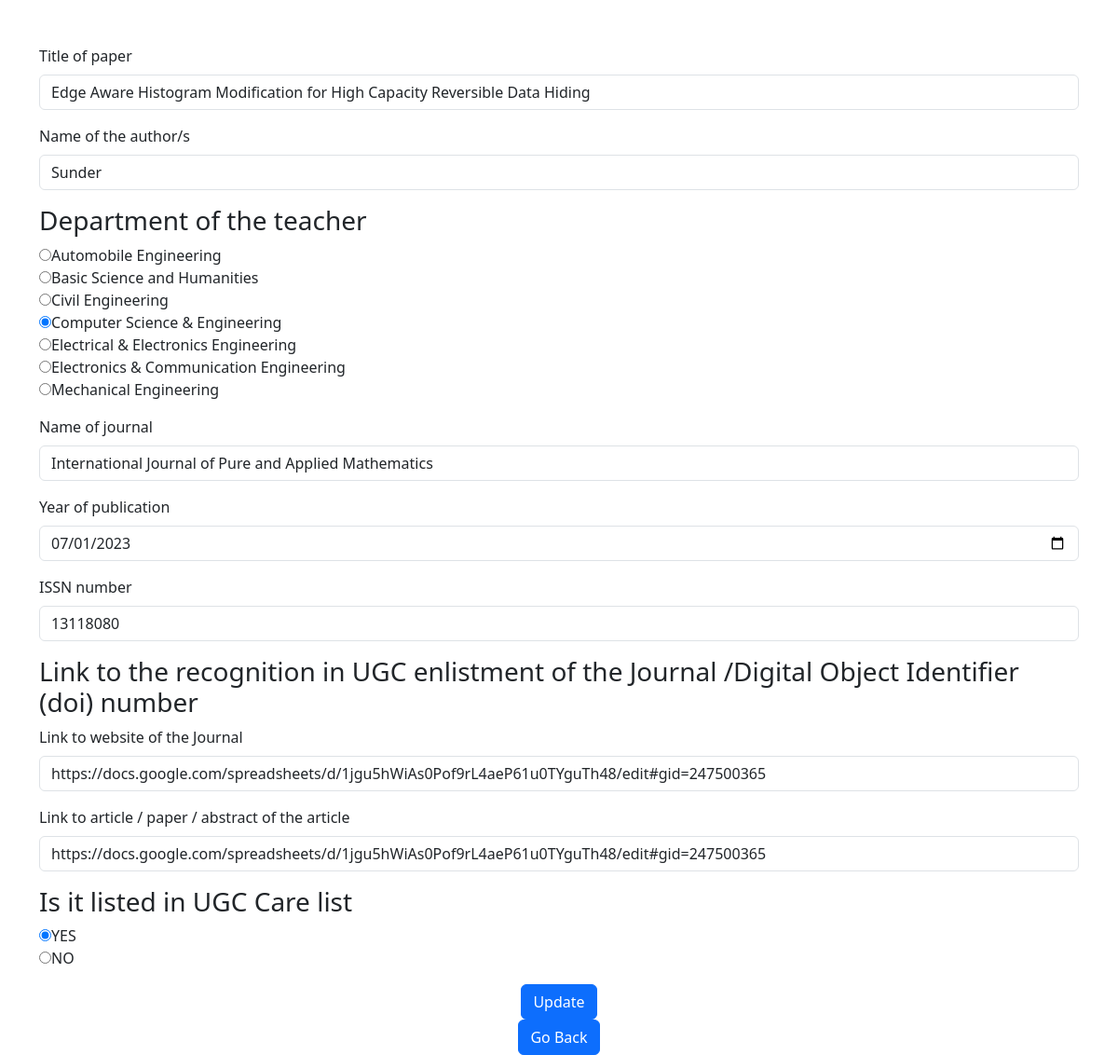
The app's page /edit331/15 with its own data.
### View/models.py (models this page shows)
class Details3_3_1(models.Model):
    Title_of_paper = models.CharField(max_length=200)
    Name_of_the_authors = models.CharField(max_length=200)
    Department_of_the_teacher = models.CharField(max_length=60, choices=(("Automobile Engineering", "Automobile Engineering"), ("Basic Science and Humanities", "Basic Science and Humanities"), ("Civil Engineering", "Civil Engineering"), ("Computer Science & Engineering", "Computer Science & Engineering"), ("Electrical & Electronics Engineering", "Electrical & Electronics Engineering"), ("Electronics & Communication Engineering", "Electronics & Communication Engineering"), ("Mechanical Engineering", "Mechanical Engineering")))
    Name_of_journal = models.CharField(max_length=200)
    Year_of_publication = models.DateField(default=0)
    ISSN_number = models.IntegerField(default=0)
    Link_to_website_of_the_Journal = models.URLField(default=None)
    Link_to_article_paper_abstract_of_the_article = models.URLField(default=None)
    Is_it_listed_in_UGC_Care_list = models.CharField(max_length=5, choices=(("YES", "YES"), ("NO", "NO")))
    Uploaded_by = models.CharField(max_length=50)

### View/views.py (the view, shortened to what this page needs)
# urls.py: path('edit331/<int:id>', views.edit331, name='331edit'),
def edit331(request, id):
    d331 = Details3_3_1.objects.get(id=id)
    return render(request,'View/331edit.html',{'d331' : d331})

### View/Templates/View/331edit.html (shortened to what this page needs)
<!DOCTYPE html>
<html lang="en">
<head>
        <link href="https://cdn.jsdelivr.net/npm/bootstrap@5.3.0-alpha1/dist/css/bootstrap.min.css" rel="stylesheet">
</head>
<body>
<div class="container mt-5">
<form method="POST">
<div class="mb-3">
  <label for="Title of paper" class="form-label">Title of paper</label>
  <input type="text" class="form-control" id="Title of paper" name="Title_of_paper" value="{{ d331.Title_of_paper }}">
</div>
<div class="mb-3">
  <label for="Name of the author/s" class="form-label">Name of the author/s</label>
  <input type="text" class="form-control" id="Name of the author/s" name="Name_of_the_author/s" value="{{ d331.Name_of_the_authors }}">
</div>
<div class="mb-3">
    <h3>Department of the teacher</h3>
        <input type="radio" id="Automobile Engineering" name="radiobutton3.2.2"  value="Automobile Engineering" {% if d331.Department_of_the_teacher == "Automobile Engineering" %}checked{% endif %}>Automobile Engineering<br>
    <input type="radio" id="Basic Science and Humanities" name="radiobutton3.2.2" value="Basic Science and Humanities" >Basic Science and Humanities<br>
    <input type="radio" id="Civil Engineering" name="radiobutton3.2.2" value="Civil Engineering" {% if d331.Department_of_the_teacher == "Civil Engineering" %}checked{% endif %}>Civil Engineering<br>
        <input type="radio" id="Computer Science & Engineering" name="radiobutton3.2.2"  value="Computer Science & Engineering" {% if d331.Department_of_the_teacher == "Computer Science & Engineering" %}checked{% endif %}>Computer Science & Engineering<br>
    <input type="radio" id="Electrical & Electronics Engineering" name="radiobutton3.2.2" value="Electrical & Electronics Engineering" >Electrical & Electronics Engineering<br>
        <input type="radio" id="Electronics & Communication Engineering" name="radiobutton3.2.2"  value="Electronics & Communication Engineering" >Electronics & Communication Engineering<br>
    <input type="radio" id="Mechanical Engineering" name="radiobutton3.2.2"  value="Mechanical Engineering" {% if d331.Department_of_the_teacher == "Mechanical Engineering" %}checked{% endif %}>Mechanical Engineering<br>
</div>
<div class="mb-3">
  <label for="Name of journal" class="form-label">Name of journal</label>
  <input type="text" class="form-control" id="DDepartment of the teacher" name="Name_of_journal" value="{{ d331.Name_of_journal }}">
</div>
<div class="mb-3">
  <label for="Year of publication" class="form-label">Year of publication</label>
  <input type="date" class="form-control" id="Year of publication" name="Year_of_publication" value="{{ d331.Year_of_publication|date:'Y-m-d'  }}">
</div>
<div class="mb-3">
  <label for="ISSN number" class="form-label">ISSN number</label>
  <input type="number" minlength="8" class="form-control" id="ISSN number" name="ISSN_number" value="{{ d331.ISSN_number }}">
</div>
<div class="mb-3">
    <h3>Link to the recognition in UGC enlistment of the Journal /Digital Object Identifier (doi) number</h3>
<div class="mb-3">
  <label for="Link to website of the Journal" class="form-label">Link to website of the Journal</label>
  <input type="url" class="form-control" id="Link to website of the Journal" name="Link_to_website_of_the_Journal" value="{{ d331.Link_to_website_of_the_Journal }}">
</div>
<div class="mb-3">
  <label for="Link to article / paper / abstract of the article" class="form-label">Link to article / paper / abstract of the article</label>
  <input type="url" class="form-control" id="Link to article / paper / abstract of the article" name="Link_to_article_paper_abstract_of_the_article" value="{{ d331.Link_to_article_paper_abstract_of_the_article }}">
</div>
</div>
<div class="mb-3">
<h3>Is it listed in UGC Care list</h3>
    <input type="radio" id="YES" name="radiobutton3.2.2.1" value="YES" {% if d331.Is_it_listed_in_UGC_Care_list == "YES" %}checked{% endif %}>YES<br>
        <input type="radio" id="NO" name="radiobutton3.2.2.1"  value="NO" {% if d331.Is_it_listed_in_UGC_Care_list == "NO" %}checked{% endif %}>NO<br>
</div>
<div class="col-md-12 text-center">
    <button type="submit" class="btn btn-primary">Update</button></div>
</form>
</div>
<div style="display: flex; justify-content: center;">
    <a class="btn btn-primary" href="{% url '331details' %}" role="button">Go Back</a>
</div>
</body>
</html>

### records on screen
Details3_3_1: Title_of_paper "Edge Aware Histogram Modification for High Capacity Reversible Data Hiding", Name_of_the_authors "Sunder", Department_of_the_teacher "☑", Name_of_journal "International Journal of Pure and Applied Mathematics", Year_of_publication "07/01/2023", ISSN_number "13118080", Link_to_website_of_the_Journal "https://docs.google.com/spreadsheets/d/1jgu5hWiAs0Pof9rL4aeP61u0TYguTh48/edit#gid=247500365", Link_to_article_paper_abstract_of_the_article "https://docs.google.com/spreadsheets/d/1jgu5hWiAs0Pof9rL4aeP61u0TYguTh48/edit#gid=247500365", Is_it_listed_in_UGC_Care_list "☑"
